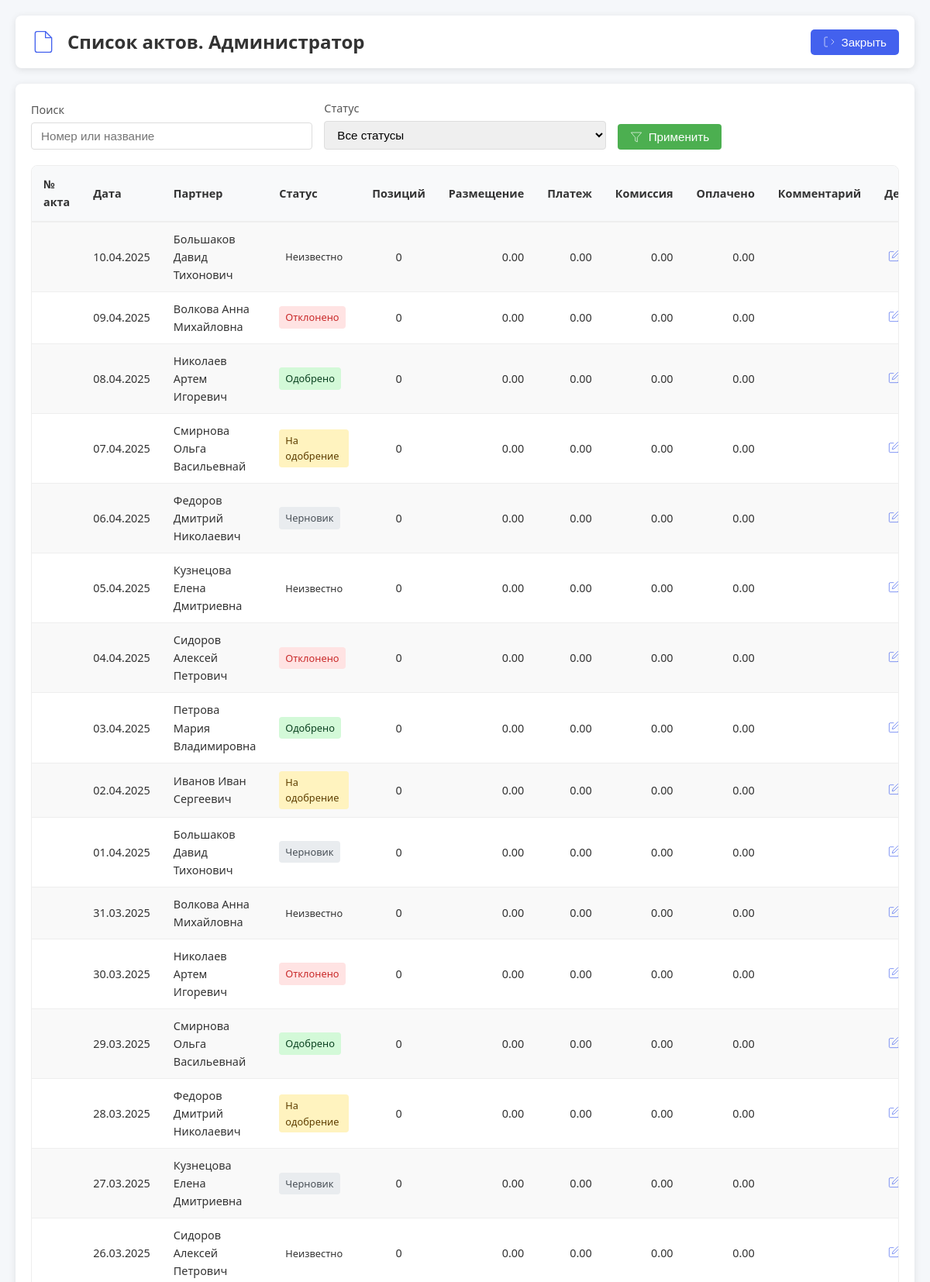
The app's page /admin/acts.php (signed in, upper part) with its own data.
### tables this page shows
CREATE TABLE `acts` (
  `id` bigint UNSIGNED NOT NULL,
  `partner_id` bigint UNSIGNED NOT NULL COMMENT 'ID партнера кому принадлежит акт',
  `num` varchar(20) NOT NULL COMMENT 'Номер акта',
  `date` date NOT NULL COMMENT 'Дата акта',
  `period_start` int DEFAULT NULL COMMENT 'Начало периода в котором находится акт',
  `period_end` date DEFAULT NULL COMMENT 'Конец периода за который составлен акт',
  `status` int NOT NULL COMMENT '0-3, 0 черновик, 1 подан администратору, 2 одобрен, 3 отклонен',
  `comment` varchar(512) NOT NULL COMMENT 'Комментарий'
);

CREATE TABLE `users` (
  `id` bigint UNSIGNED NOT NULL,
  `is_admin` tinyint(1) NOT NULL COMMENT 'яваляется ли администратором',
  `login` varchar(50) NOT NULL,
  `email` varchar(50) NOT NULL COMMENT 'Электронная почта',
  `pass` varchar(255) NOT NULL,
  `is_hashed` tinyint(1) NOT NULL COMMENT 'Зашифрован ли пароль',
  `name` varchar(100) NOT NULL COMMENT 'ФИО пользователя',
  `inn` varchar(12) DEFAULT NULL COMMENT 'ИНН (ФЛ=12, ЮЛ=10)',
  `kpp` varchar(9) DEFAULT NULL COMMENT 'КПП организации (ЮЛ)',
  `director_name` varchar(50) NOT NULL COMMENT 'Имя директора (ЮЛ)',
  `birthday` date DEFAULT NULL COMMENT 'День рождения (ФЛ,ИП)',
  `document_details` varchar(255) NOT NULL COMMENT 'Реквизиты документа (ФЛ,ИП)',
  `ogrn` varchar(13) NOT NULL COMMENT 'ОГРН (ЮЛ)',
  `ogrnip` varchar(15) NOT NULL COMMENT 'ОГРНИП (ИП)',
  `address` varchar(255) NOT NULL COMMENT 'Адрес регистрации',
  `dog_num` varchar(20) NOT NULL COMMENT 'Номер договора',
  `dog_beg_date` date NOT NULL COMMENT 'Дата договора начало',
  `dog_end_date` date NOT NULL COMMENT 'Дата договора конец',
  `phone` varchar(20) NOT NULL COMMENT 'Телефон',
  `tax_form` varchar(50) NOT NULL COMMENT 'Форма налогообложения ',
  `bank_name` varchar(200) NOT NULL COMMENT 'Имя банка',
  `bank_inn` varchar(10) NOT NULL COMMENT 'ИНН банка',
  `bank_bik` varchar(9) NOT NULL COMMENT 'БИК',
  `bank_ks` varchar(20) NOT NULL COMMENT 'к/с',
  `bank_rs` varchar(20) NOT NULL COMMENT 'р/с',
  `bank_verified` tinyint(1) NOT NULL COMMENT 'Банк есть в списках',
  `commission_percentage` int UNSIGNED NOT NULL COMMENT 'Комиссия, %',
  `status` int NOT NULL COMMENT '0-подана заявка, 1-разрешенние админом, 2- заблокирован админом.',
  `is_archived` tinyint(1) NOT NULL COMMENT 'в архиве',
  `archived_date` date DEFAULT NULL,
  `agent_status` tinyint(1) NOT NULL DEFAULT '0' COMMENT 'Статус партнера \r\n0-не определен\r\n1-Физическое лицо\r\n2-Индивидуальный предприниматель\r\n3-Юридическое лицо',
  `privacy_consent` tinyint(1) DEFAULT '0' COMMENT 'Согласие на обработку персональных данных',
  `privacy_consent_date` datetime DEFAULT CURRENT_TIMESTAMP COMMENT 'Дата время согласие на обработку персональных данных',
  `pass_tmp` varchar(50) NOT NULL COMMENT 'Временный пароль на этапе разработки'
);

### admin/acts.php (the view, shortened to what this page needs)
<?php
require_once __DIR__ . '/../includes/db_connect.php';
try {
    $statusFilter = $_GET['status'] ?? 'all';
    $search = trim($_GET['search'] ?? '');
    $query = "SELECT
                a.id,
                a.partner_id,
                u.name AS partner_name,
                a.num,
                a.date,
                a.status,
                a.comment,
                COUNT(ad.id) AS detail_count,
                COALESCE(SUM(ad.placement_amount), 0) AS total_placement_amount,
                COALESCE(SUM(ad.operator_payment), 0) AS total_operator_payment,
                COALESCE(SUM(ad.commission_amount), 0) AS total_commission_amount,
                COALESCE(SUM(ap.summa), 0) AS total_payments
              FROM acts a
              LEFT JOIN users u ON u.id = a.partner_id
              LEFT JOIN act_detail ad ON ad.act_id = a.id
              LEFT JOIN act_payments ap ON ap.act_id = a.id";
    $params = [];
    $query .= " GROUP BY a.id, a.partner_id, a.num, a.date, a.status, a.comment, u.name
               ORDER BY a.date DESC";
    $stmt = $pdo->prepare($query);
    $stmt->execute($params);
    $acts = $stmt->fetchAll(PDO::FETCH_ASSOC);
} catch (PDOException $e) {
    error_log("[" . date('Y-m-d H:i:s') . "] DB Error: " . $e->getMessage(), 3, __DIR__.'/../logs/error.log');
    die("Ошибка базы данных. Пожалуйста, попробуйте позже.");
} catch (Exception $e) {
    error_log("[" . date('Y-m-d H:i:s') . "] System Error: " . $e->getMessage(), 3, __DIR__.'/../logs/error.log');
    die("Системная ошибка. Пожалуйста, попробуйте позже.");
}
function getStatusText($status) {
    switch ($status) {
        case 0: return 'Черновик';
        case 1: return 'На одобрение';
        case 2: return 'Одобрено';
        case 3: return 'Отклонено';
        default: return 'Неизвестно';
    }
}
?>
<!DOCTYPE html>
<html lang="ru">
<head>
    <link rel="stylesheet" href="acts.css">
</head>
<body>
    <header class="header">
        <div class="header-left">
            <svg class="header-icon" width="32" height="32" viewBox="0 0 24 24" fill="none" stroke="currentColor">
                <path d="M14 2H6a2 2 0 0 0-2 2v16a2 2 0 0 0 2 2h12a2 2 0 0 0 2-2V8z"/>
                <polyline points="14 2 14 8 20 8"/>
            </svg>
            <h1>Список актов. Администратор</h1>
        </div>
        <button onclick="window.location.href='admin-form.html'" class="logout-btn">
            <svg width="16" height="16" viewBox="0 0 24 24" fill="none" stroke="currentColor">
                <path d="M9 21H5a2 2 0 0 1-2-2V5a2 2 0 0 1 2-2h4"/>
                <polyline points="16 17 21 12 16 7"/>
            </svg>
            Закрыть
        </button>
    </header>
    <div class="container">
        <div class="filters">
            <form method="get" class="filter-form">
                <div class="filter-row">
                    <div class="filter-group">
                        <label for="search">Поиск</label>
                        <input type="text" id="search" name="search" value="<?= htmlspecialchars($search) ?>" placeholder="Номер или название">
                    </div>
                    <div class="filter-group">
                        <label for="status">Статус</label>
                        <select id="status" name="status">
                            <option value="all" <?= $statusFilter === 'all' ? 'selected' : '' ?>>Все статусы</option>
                        </select>
                    </div>
                    <div class="filter-group">
                        <button type="submit" class="apply-btn">
                            <svg width="16" height="16" viewBox="0 0 24 24" fill="none" stroke="currentColor">
                                <polygon points="22 3 2 3 10 12.46 10 19 14 21 14 12.46 22 3"/>
                            </svg>
                            Применить
                        </button>
                    </div>
                </div>
            </form>
        </div>
        <div class="table-wrapper">
            <table class="acts-table">
                <thead>
                    <tr>
                        <th>№ акта</th>
                        <th>Дата</th>
                        <th>Партнер</th>
                        <th>Статус</th>
                        <th>Позиций</th>
                        <th class="text-right">Размещение</th>
                        <th class="text-right">Платеж</th>
                        <th class="text-right">Комиссия</th>
                        <th class="text-right">Оплачено</th>
                        <th>Комментарий</th>
                        <th>Действия</th>
                    </tr>
                </thead>
                <tbody>
                    <?php if (!empty($acts)): ?>
                        <?php foreach ($acts as $index => $act): ?>
                        <tr class="<?= $index % 2 === 0 ? 'even' : 'odd' ?>">
                            <td><?= htmlspecialchars($act['num']) ?></td>
                            <td><?= date('d.m.Y', strtotime($act['date'])) ?></td>
                            <td><?= htmlspecialchars($act['partner_name']) ?></td>
                            <td>
                                <span class="status-badge status-<?= $act['status'] ?>">
                                    <?= getStatusText($act['status']) ?>
                                </span>
                            </td>
                            <td class="text-center"><?= $act['detail_count'] ?></td>
                            <td class="text-right"><?= number_format($act['total_placement_amount'], 2, '.', ' ') ?></td>
                            <td class="text-right"><?= number_format($act['total_operator_payment'], 2, '.', ' ') ?></td>
                            <td class="text-right"><?= number_format($act['total_commission_amount'], 2, '.', ' ') ?></td>
                            <td class="text-right"><?= number_format($act['total_payments'], 2, '.', ' ') ?></td>
                            <td><?= htmlspecialchars($act['comment']) ?></td>
                            <td class="actions">
                                <button class="edit-btn" data-id="<?= $act['id'] ?>">
                                    <svg width="16" height="16" viewBox="0 0 24 24" fill="none" stroke="currentColor">
                                        <path d="M11 4H4a2 2 0 0 0-2 2v14a2 2 0 0 0 2 2h14a2 2 0 0 0 2-2v-7"/>
                                        <path d="M18.5 2.5a2.121 2.121 0 0 1 3 3L12 15l-4 1 1-4 9.5-9.5z"/>
                                    </svg>
                                </button>
                            </td>
                        </tr>
                        <?php endforeach; ?>
                    <?php else: ?>
                        <tr>
                            <td colspan="11" class="no-data">Нет данных для отображения</td>
                        </tr>
                    <?php endif; ?>
                </tbody>
            </table>
        </div>
    </div>
</body>
</html>

### admin/acts.css (style rules this page uses)
* { box-sizing: border-box; margin: 0; padding: 0; }
body { font-family: 'Segoe UI', Tahoma, Geneva, Verdana, sans-serif; background-color: #f5f7fa; color: #333; line-height: 1.6; padding: 20px; }
.header { display: flex; justify-content: space-between; align-items: center; background: white; padding: 15px 20px; border-radius: 8px; box-shadow: 0 2px 10px rgba(0,0,0,0.1); margin-bottom: 20px; }
.header-left { display: flex; align-items: center; gap: 15px; }
.header-icon { color: #4361ee; }
.header h1 { font-size: 1.5rem; font-weight: 600; }
.logout-btn { display: flex; align-items: center; gap: 8px; padding: 8px 16px; background: #4361ee; color: white; border: none; border-radius: 5px; cursor: pointer; font-size: 0.95rem; }
.container { background: white; border-radius: 8px; box-shadow: 0 2px 10px rgba(0,0,0,0.1); padding: 20px; margin-bottom: 20px; }
.filters { margin-bottom: 20px; }
.filter-form { width: 100%; }
.filter-row { display: flex; gap: 15px; align-items: flex-end; flex-wrap: wrap; }
.filter-group { flex: 1; min-width: 200px; }
.filter-group label { display: block; margin-bottom: 5px; font-size: 0.9rem; color: #555; }
.filter-group input, .filter-group select { width: 100%; padding: 8px 12px; border: 1px solid #ddd; border-radius: 4px; font-size: 0.95rem; }
.apply-btn { display: flex; align-items: center; gap: 8px; padding: 8px 16px; background: #4caf50; color: white; border: none; border-radius: 4px; cursor: pointer; font-size: 0.95rem; }
.table-wrapper { overflow-x: auto; border-radius: 8px; border: 1px solid #eee; }
.acts-table { width: 100%; border-collapse: collapse; font-size: 0.9rem; }
.acts-table th { background: #f8f9fa; padding: 12px 15px; text-align: left; font-weight: 600; border-bottom: 2px solid #eee; }
.acts-table td { padding: 10px 15px; border-bottom: 1px solid #eee; }
.acts-table tr.even { background-color: #f9f9f9; }
.text-right { text-align: right; }
.text-center { text-align: center; }
.status-badge { display: inline-block; padding: 4px 8px; border-radius: 4px; font-size: 0.8rem; font-weight: 500; }
.status-0 { background: #e9ecef; color: #495057; }
.status-1 { background: #fff3bf; color: #5f3f00; }
.status-2 { background: #d3f9d8; color: #0b4220; }
.status-3 { background: #ffe3e3; color: #c92a2a; }
.actions { white-space: nowrap; }
.edit-btn { background: none; border: none; cursor: pointer; color: #4361ee; padding: 5px; border-radius: 4px; }

### records on screen
acts: date "10.04.2025", users.name "Большаков Давид Тихонович", status "Неизвестно", detail_count "0", total_placement_amount "0.00", total_operator_payment "0.00", total_commission_amount "0.00", total_payments "0.00"
acts: date "09.04.2025", users.name "Волкова Анна Михайловна", status "Отклонено", detail_count "0", total_placement_amount "0.00", total_operator_payment "0.00", total_commission_amount "0.00", total_payments "0.00"
acts: date "08.04.2025", users.name "Николаев Артем Игоревич", status "Одобрено", detail_count "0", total_placement_amount "0.00", total_operator_payment "0.00", total_commission_amount "0.00", total_payments "0.00"
acts: date "07.04.2025", users.name "Смирнова Ольга Васильевнай", status "На одобрение", detail_count "0", total_placement_amount "0.00", total_operator_payment "0.00", total_commission_amount "0.00", total_payments "0.00"
acts: date "06.04.2025", users.name "Федоров Дмитрий Николаевич", status "Черновик", detail_count "0", total_placement_amount "0.00", total_operator_payment "0.00", total_commission_amount "0.00", total_payments "0.00"
acts: date "05.04.2025", users.name "Кузнецова Елена Дмитриевна", status "Неизвестно", detail_count "0", total_placement_amount "0.00", total_operator_payment "0.00", total_commission_amount "0.00", total_payments "0.00"
acts: date "04.04.2025", users.name "Сидоров Алексей Петрович", status "Отклонено", detail_count "0", total_placement_amount "0.00", total_operator_payment "0.00", total_commission_amount "0.00", total_payments "0.00"
acts: date "03.04.2025", users.name "Петрова Мария Владимировна", status "Одобрено", detail_count "0", total_placement_amount "0.00", total_operator_payment "0.00", total_commission_amount "0.00", total_payments "0.00"
acts: date "02.04.2025", users.name "Иванов Иван Сергеевич", status "На одобрение", detail_count "0", total_placement_amount "0.00", total_operator_payment "0.00", total_commission_amount "0.00", total_payments "0.00"
acts: date "01.04.2025", users.name "Большаков Давид Тихонович", status "Черновик", detail_count "0", total_placement_amount "0.00", total_operator_payment "0.00", total_commission_amount "0.00", total_payments "0.00"
acts: date "31.03.2025", users.name "Волкова Анна Михайловна", status "Неизвестно", detail_count "0", total_placement_amount "0.00", total_operator_payment "0.00", total_commission_amount "0.00", total_payments "0.00"
acts: date "30.03.2025", users.name "Николаев Артем Игоревич", status "Отклонено", detail_count "0", total_placement_amount "0.00", total_operator_payment "0.00", total_commission_amount "0.00", total_payments "0.00"
acts: date "29.03.2025", users.name "Смирнова Ольга Васильевнай", status "Одобрено", detail_count "0", total_placement_amount "0.00", total_operator_payment "0.00", total_commission_amount "0.00", total_payments "0.00"
acts: date "28.03.2025", users.name "Федоров Дмитрий Николаевич", status "На одобрение", detail_count "0", total_placement_amount "0.00", total_operator_payment "0.00", total_commission_amount "0.00", total_payments "0.00"
acts: date "27.03.2025", users.name "Кузнецова Елена Дмитриевна", status "Черновик", detail_count "0", total_placement_amount "0.00", total_operator_payment "0.00", total_commission_amount "0.00", total_payments "0.00"
acts: date "26.03.2025", users.name "Сидоров Алексей Петрович", status "Неизвестно", detail_count "0", total_placement_amount "0.00", total_operator_payment "0.00", total_commission_amount "0.00", total_payments "0.00"
